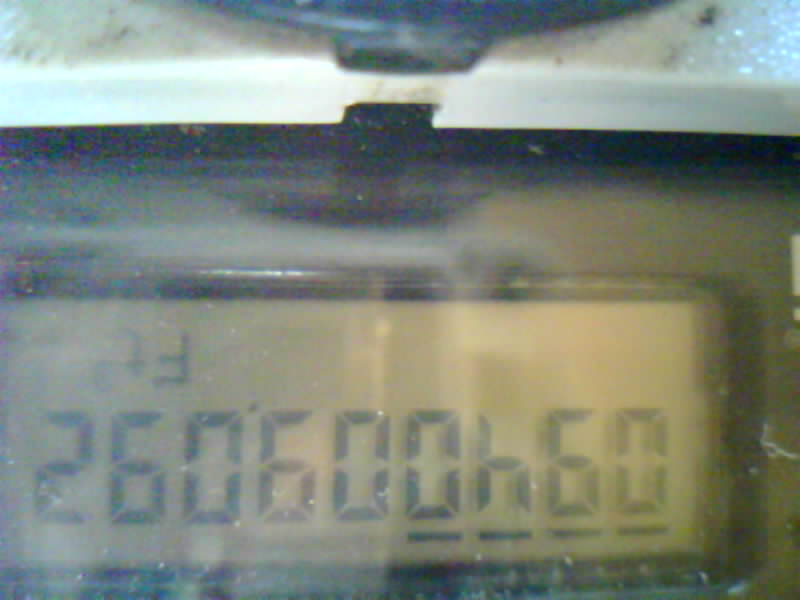
#> input picture cnn/data/frames/094009092_1781313996176.jpg, 800 x 600 px
$ python -i detect_lcd.py   (imports and definitions only)
#> lines starting #> are read from the running program, lines starting #| are printed output that depends on the picture; after the words box and inside, x2 and y2 are one past the last pixel; in counts of white or black regions, pixels touching at a corner belong together
#> further down, picture is the input picture: shape (600, 800, 3); mean B, G, R 124.8, 135.2, 127.2
"""Detect the bright LCD screen in each frame and crop the digit band relative
to it — robust to the CAMERA DRIFT we found (framing moved over the dataset, so
a fixed pixel crop misses the digits on newer frames).

Approach: the LCD is the large bright region. Threshold -> largest bright
contour -> its bounding box = the screen. The digit row is the top band of the
screen. Cropping relative to the detected screen self-aligns despite drift.
"""
import json
import os

import cv2
import numpy as np
from PIL import Image, ImageDraw

HERE = os.path.dirname(__file__)
DATA = os.path.join(HERE, "data")
FRAMES = os.path.join(DATA, "frames")

# Digit band as a fraction of the DETECTED screen box (left,top,right,bottom).
BAND = (0.02, 0.04, 0.99, 0.62)


def detect_screen(bgr):
    """Return (x,y,w,h) of the bright LCD, or None."""
    gray = cv2.cvtColor(bgr, cv2.COLOR_BGR2GRAY)
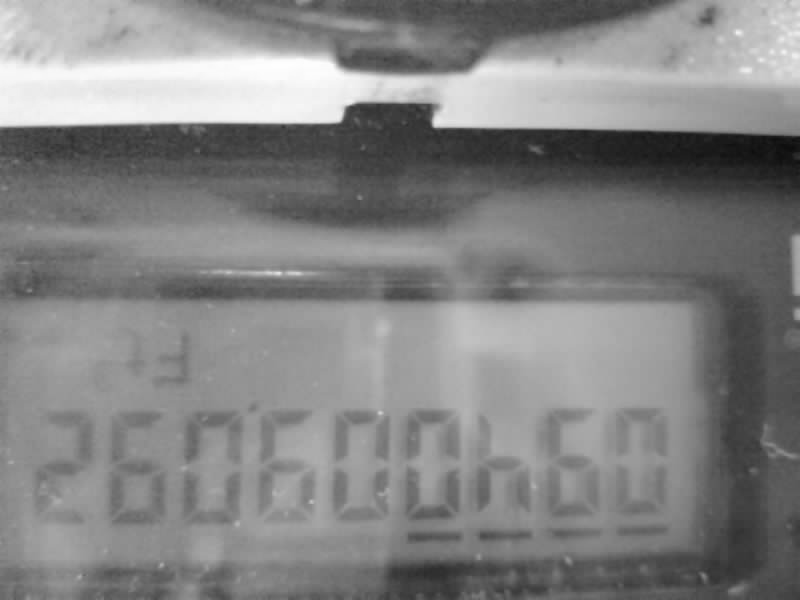
#> gray: shape (600, 800); min 12, max 254, mean 131.6
    gray = cv2.GaussianBlur(gray, (7, 7), 0)
    # Otsu threshold isolates the bright screen from the dark housing.
    _, th = cv2.threshold(gray, 0, 255, cv2.THRESH_BINARY + cv2.THRESH_OTSU)
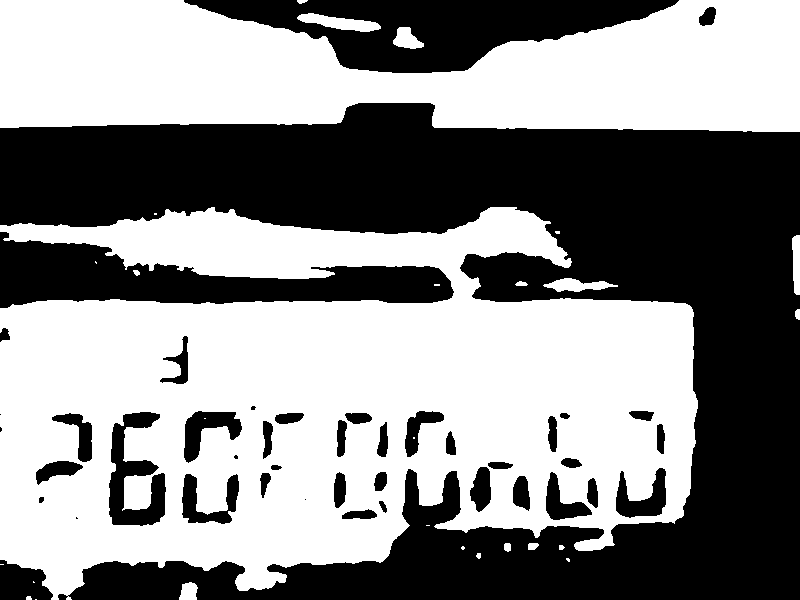
#> th: shape (600, 800); 54.4% white; 43 black regions (6 under 20 px), largest, box (x1, y1, x2, y2) and area: (0, 103, 800, 600) 165470, (184, 0, 679, 73) 18633, (0, 232, 454, 308) 17116
    th = cv2.morphologyEx(th, cv2.MORPH_CLOSE,
                          cv2.getStructuringElement(cv2.MORPH_RECT, (25, 25)))
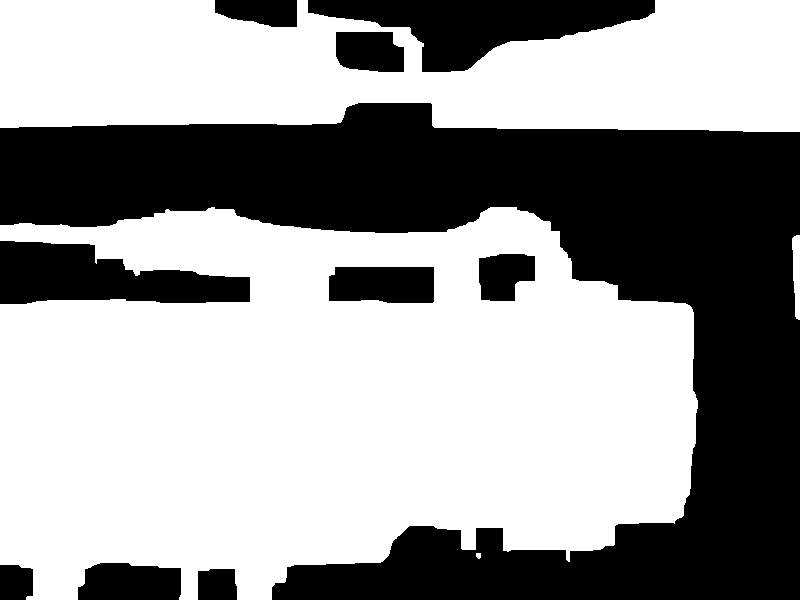
#> th: shape (600, 800); 60.7% white; 10 black regions
    cnts, _ = cv2.findContours(th, cv2.RETR_EXTERNAL, cv2.CHAIN_APPROX_SIMPLE)
#> cnts = 4 contours, 1 with area under 20; largest, box (x1, y1, x2, y2) and area: (0, 207, 698, 600) 212004, (0, 0, 800, 132) 84496, (792, 235, 800, 320) 444
    if not cnts:
        return None
    H, W = gray.shape
#> H = 600; W = 800
    best = None
    for c in cnts:
        x, y, w, h = cv2.boundingRect(c)
        area = w * h
        if area < 0.08 * W * H:                 # ignore small bright specks
            continue
        if w < h:                                # screen is wider than tall
            continue
        ar = w / float(h)
        if ar < 1.3 or ar > 4.5:                 # LCD aspect sanity
            continue
        if best is None or area > best[4]:
            best = (x, y, w, h, area)
#> this loop made 4 passes
#> (x, y, w, h, area, ar) on passes 3 to 4: (0, 207, 698, 393, 274314, 1.78), (0, 0, 800, 132, 105600, 6.06)
#> (x, y, w, h, area) on passes 1 to 2: (476, 553, 5, 6, 30), (792, 235, 8, 85, 680)
    return best[:4] if best else None


# [43 lines left out: functions band_box, main, not called in this run]


# [2 lines not run here, left out]

>>> import cv2
>>> picture = cv2.imread('data/frames/094009092_1781313996176.jpg')
>>> result = detect_screen(picture)
#> result = (0, 207, 698, 393)

$ run again, on cnn/data/frames/094010727_1781315931320_oracle.jpg
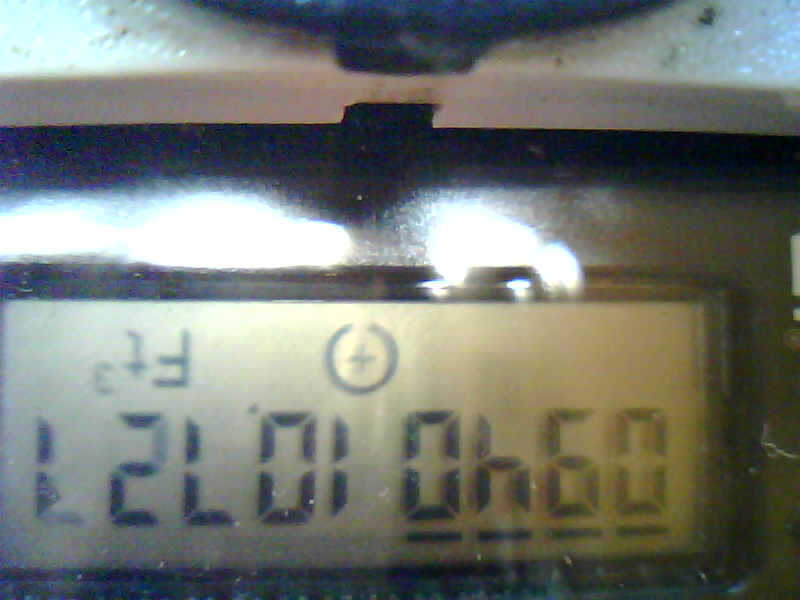
#> input picture cnn/data/frames/094010727_1781315931320_oracle.jpg, 800 x 600 px
#> picture is the input picture: shape (600, 800, 3); mean B, G, R 114, 119.8, 115.5
#> in detect_screen, `_, th = cv2.threshold(gray, 0, 255, cv2.THRESH_BINARY + cv2.THRESH_OTSU)`:
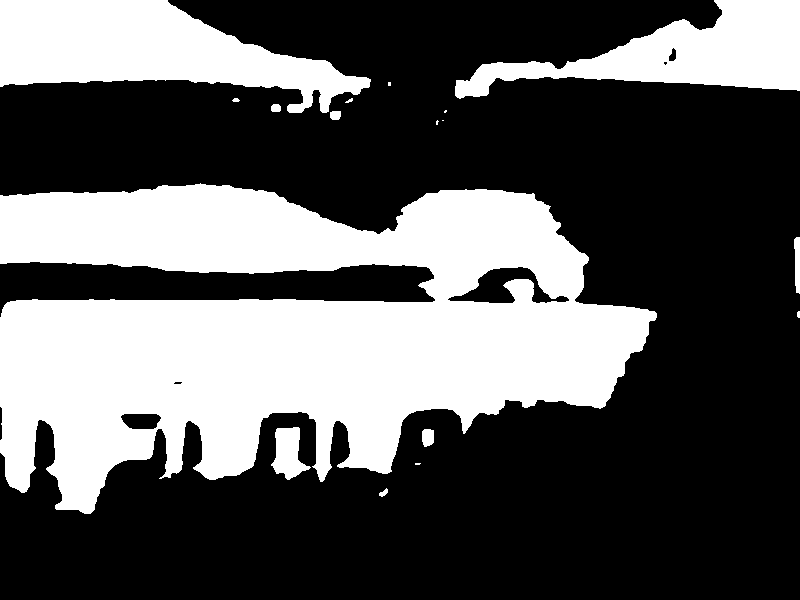
#> th: shape (600, 800); 35.7% white; 17 white regions (6 under 20 px), largest, box (x1, y1, x2, y2) and area: (0, 183, 657, 514) 131230, (0, 0, 371, 113) 22552, (455, 0, 800, 99) 15489
#> in detect_screen, `th = cv2.morphologyEx(th, cv2.MORPH_CLOSE, cv2.getStructuringElement(c..`:
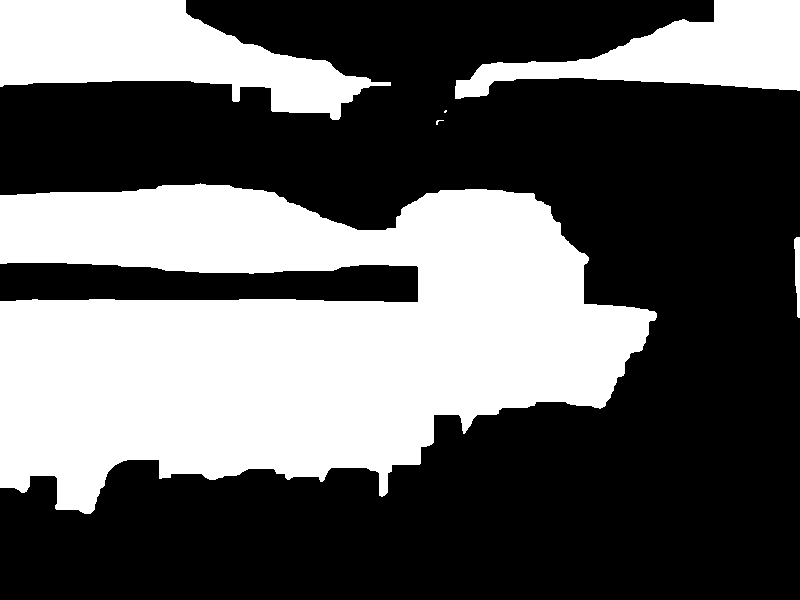
#> th: shape (600, 800); 38.3% white; 6 white regions (2 under 20 px)
#> cnts = 6 contours, 2 with area under 20; largest, box (x1, y1, x2, y2) and area: (0, 183, 657, 514) 141776, (0, 0, 391, 120) 23768, (455, 0, 800, 99) 15570, (794, 237, 800, 318) 273
#> the loop in detect_screen, `for c in cnts:` made 6 passes
#> (x, y, w, h, area, ar) on passes 2, 6: (0, 183, 657, 331, 217467, 1.98), (0, 0, 391, 120, 46920, 3.26)
#> result = (0, 183, 657, 331)

$ run again, on cnn/data/frames/094010928_1781316014518_oracle.jpg
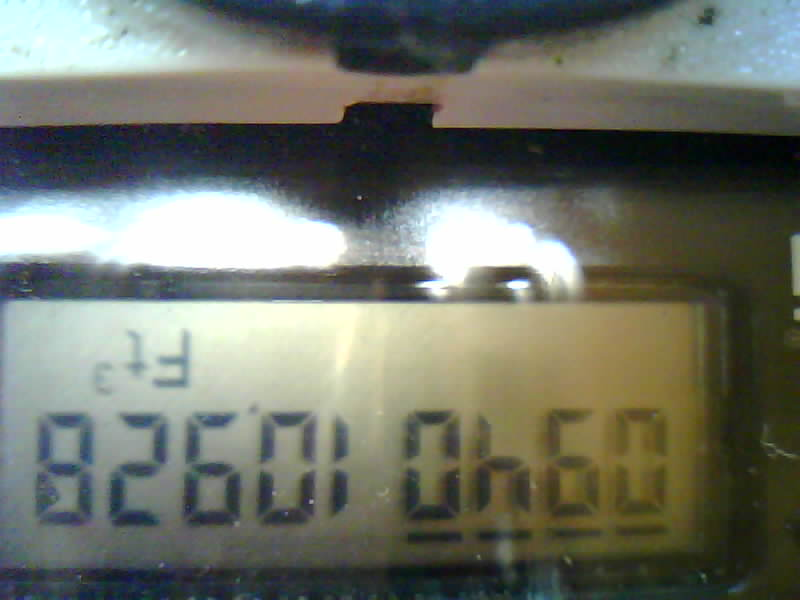
#> input picture cnn/data/frames/094010928_1781316014518_oracle.jpg, 800 x 600 px
#> picture is the input picture: shape (600, 800, 3); mean B, G, R 104.8, 115.4, 111.6
#> in detect_screen, `_, th = cv2.threshold(gray, 0, 255, cv2.THRESH_BINARY + cv2.THRESH_OTSU)`:
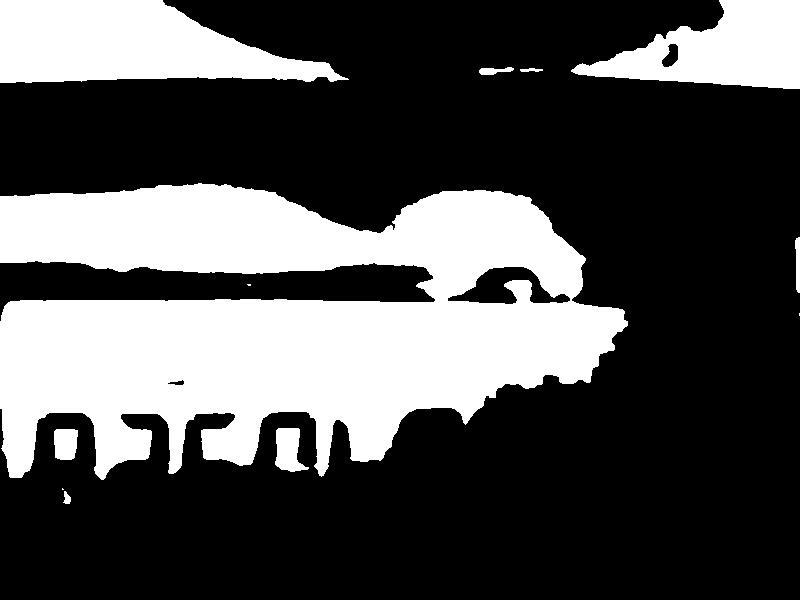
#> th: shape (600, 800); 31.6% white; 12 white regions (3 under 20 px), largest, box (x1, y1, x2, y2) and area: (0, 183, 628, 480) 118016, (0, 0, 349, 83) 19604, (571, 0, 800, 89) 11821
#> in detect_screen, `th = cv2.morphologyEx(th, cv2.MORPH_CLOSE, cv2.getStructuringElement(c..`:
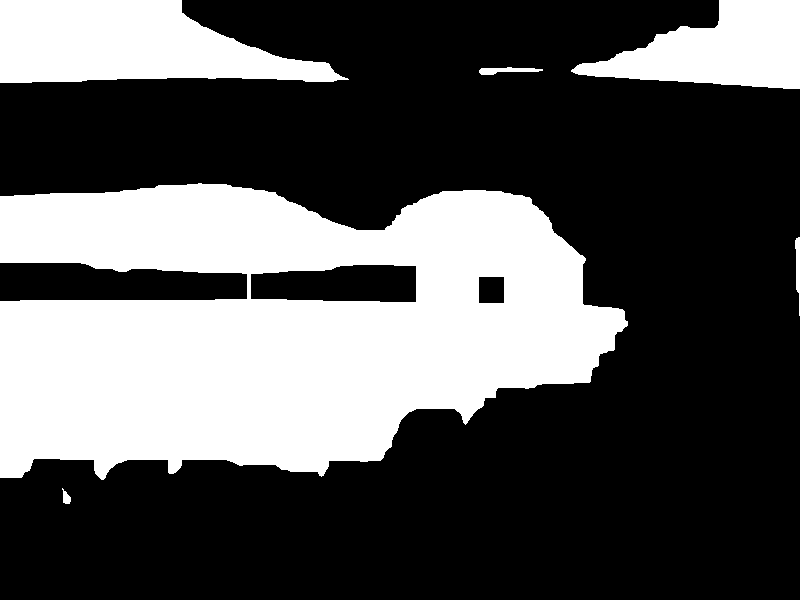
#> th: shape (600, 800); 33.9% white; 6 white regions
#> cnts = 6 contours; box (x1, y1, x2, y2) and area: (0, 183, 628, 480) 134788, (0, 0, 349, 83) 19460, (571, 0, 800, 89) 11917, (479, 67, 543, 75) 228, (795, 237, 800, 316) 170, (62, 488, 71, 504) 66
#> the loop in detect_screen, `for c in cnts:` made 6 passes
#> (x, y, w, h, area, ar) on pass 3: (0, 183, 628, 297, 186516, 2.11)
#> result = (0, 183, 628, 297)
